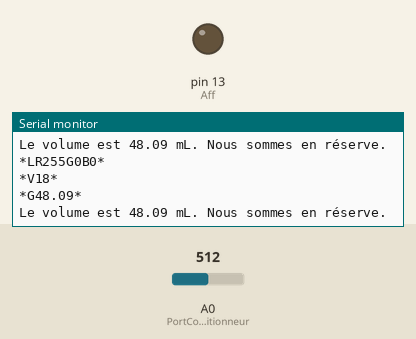
Bench run of a sketch on a simulated Arduino Uno, built with avr-gcc and run on an emulated ATmega328P. Parts: output pins drawn as LEDs (lit = HIGH), the last lines printed to the serial monitor. The test bench sets the inputs (shaded band); at power-on: A0 (PortConditionneur) = 512.

Above: at 4.2 s.
4.3 s: A0 (PortConditionneur) set to 783
At 4.3 s:
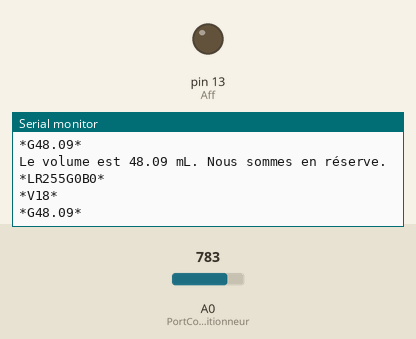
7.3 s: A0 (PortConditionneur) set to 805
At 8.1 s:
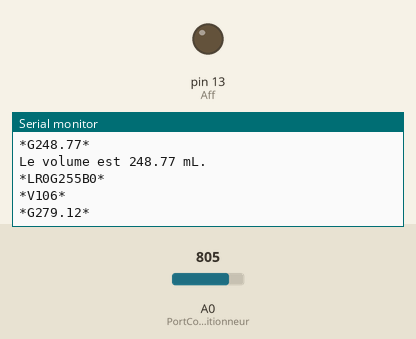
Timing chart, 0 to 10.3 s (numbered marks = the images above; inputs shaded):
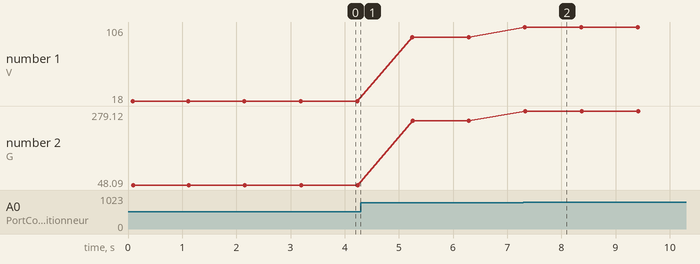

The sketch:

Capteur_BE.ino
```cpp
//********************** Bibliothèques à inclure en plus **********************//
#include <SoftwareSerial.h>

//********************** Déclaration des variables globales **********************//

//initialisation programme avec Led vérification si besoin
const int Aff = LED_BUILTIN;                                            // Aff LED de la carte
bool Etat = false;                                                      // Etat de l'affichage

// Constantes
const int SeuilAlert = 30;                                               // Seuil 30% à partir du moment qu'on est dans la réserve
const int VolumeMaxContenant = 264;                                      // en ml, issu de la question 5
const float TensionMaxOutConditionneur = 5.0;                            // en volt, issu de la question .......

// Déclaration Ports
const int PortConditionneur = A0;
const byte rxPin = 9;
const byte txPin = 8;                                                     //Nous utilisons pas cette broche mais c'est pour l'objet de gestion de com

//Création objet - Gestion communication
SoftwareSerial hc05Serial(rxPin, txPin);

//********************** Main **********************//
void setup() {
  pinMode (Aff ,OUTPUT);                                                  // Initialisation de Aff en sortie
  Serial.begin (9600);                                                    // Liaison série à 9600 bauds
  hc05Serial.begin(9600);                                                 // Communication série module bluetooth
  Serial.println(Aff);                                                    // Affichage de Aff
  Serial.println("Arduino Prêt");
}

void loop() {

  String couleur;
  if(ReserveAlerte(ConversionTtoVol())== 1){
     couleur = "*LR255G0B0*";                                             // Définir couleur voyant - Rouge
     Serial.println("Le volume est " + String(ConversionTtoVol()) + " mL. Nous sommes en réserve.");
  }
  else{
    couleur = "*LR0G255B0*";                                              // Définir couleur voyant - Vert
    Serial.println("Le volume est " + String(ConversionTtoVol()) + " mL.");
  }

  hc05Serial.println(couleur);
  Serial.println(couleur);

  // Envoyer la valeur à la jauge
  hc05Serial.println("*V" + String(round(ConversionTtoVol()*100/VolumeMaxContenant)) + "*");
  Serial.println("*V" + String(round(ConversionTtoVol()*100/VolumeMaxContenant)) + "*");
  // Envoyer la valeur au graphe                                          // **TODO Potentiel ** - est-ce que cela va garder les valeurs précédentes ??
  hc05Serial.println("*G" + String(ConversionTtoVol()) + "*");
  Serial.println("*G" + String(ConversionTtoVol()) + "*");
  delay(1000);                                                            // Rafraichissement de 1 Hz

}

//********************** Déclaration des fonctions **********************//

// Fonction conversion de la tension en un volume
float ConversionTtoVol(){
  int lecturePortAnalog;
  float VolumeLu;
  float voltage;
  float Volume;
  lecturePortAnalog = analogRead(PortConditionneur);                          // Lecture de la broche reliant arduino au conditionneur
  voltage = (float)lecturePortAnalog*(TensionMaxOutConditionneur/1023.0);     // analog read entre 0 et 1023, convert Tension en voltage
  VolumeLu = 5.1175*pow(voltage,4) - 37.139*pow(voltage,3) + 123.42*pow(voltage,2) - 152.08*voltage + 49.959;                                         // Conversion Voltage to mesure hauteur graduation
  Volume =  0.87*VolumeLu - 4.94;                                                             // ******* TODO ******* ici indiquer formule/calculs pour convertir du voltage au volume en mL
  return(Volume);
 }

// Fonction vérification Volume > 30%
int ReserveAlerte(float volume){
  if(volume >= VolumeMaxContenant*SeuilAlert/100){
    return 0;                                                                 // Pas de souci on a plus de 30% du volume
  }
  else{
    return 1;                                                                 // On est en réserve
  }
}

// Fonction test si problème téléversement
void LedArduino(){
  if(Etat){                                 // Si ( Etat = vrai ) alors
    digitalWrite(Aff ,LOW);                 // (Aff) <−− 0
  }                                         // Fin de s i
  else{                                     // Sinon
    digitalWrite(Aff ,HIGH);                // (Aff) <−− 1
  }                                         // Fin de sinon
  Etat = !Etat;
  delay (2000);                             // Attendre 2 secondes
 }
```

Measured:
- after the input at 7.3 s, the serial monitor: prints a new line at once (image 2)
- plotted number 1: 18 → 94 after the input at 4.3 s, 94 → 106 after the input at 7.3 s
- plotted number 2: 48.09 → 248.77 after the input at 4.3 s, 248.77 → 279.12 after the input at 7.3 s
